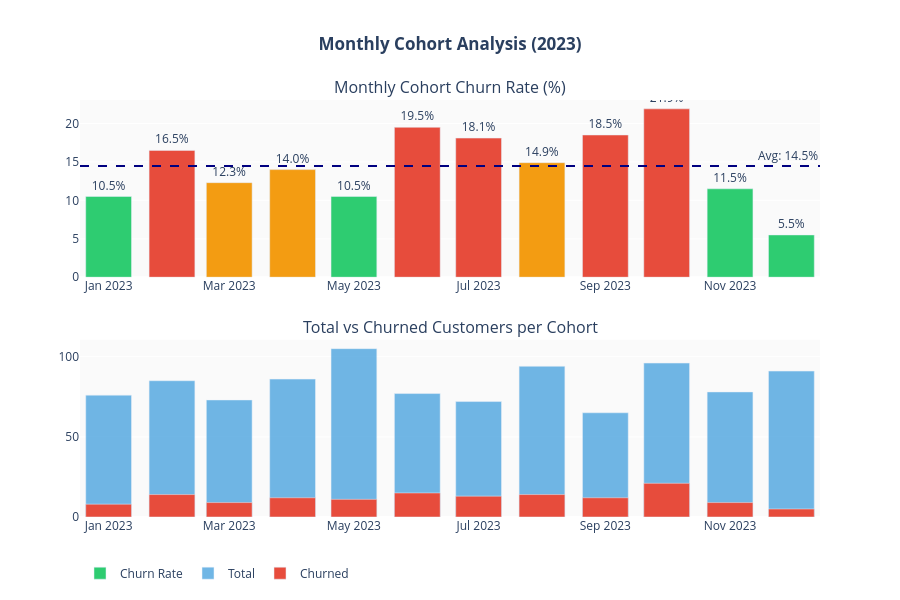

Notebook code cell kept with this figure:
### Markdown cell above
## Monthly Cohort Churn Trend

### Code cell
cohort = df.groupby('Cohort_Month')['Churned'].agg(['sum','count','mean']).reset_index()
cohort.columns = ['Month','Churned','Total','Rate']
cohort['Rate_Pct'] = (cohort['Rate']*100).round(1)
cohort = cohort[cohort['Month'] != '2024-01']

bar_colors = ['#e74c3c' if v > 15 else '#f39c12' if v > 12 else '#2ecc71'
              for v in cohort['Rate_Pct']]

fig = make_subplots(rows=2, cols=1,
    subplot_titles=('Monthly Cohort Churn Rate (%)', 'Total vs Churned Customers per Cohort'),
    vertical_spacing=0.15)

fig.add_trace(go.Bar(
    x=cohort['Month'], y=cohort['Rate_Pct'],
    marker_color=bar_colors,
    text=cohort['Rate_Pct'].astype(str)+'%',
    textposition='outside', name='Churn Rate'
), row=1, col=1)

fig.add_hline(y=cohort['Rate_Pct'].mean(), line_dash='dash', line_color='navy',
              annotation_text=f'Avg: {cohort["Rate_Pct"].mean():.1f}%', row=1, col=1)

fig.add_trace(go.Bar(x=cohort['Month'], y=cohort['Total'],
    marker_color='#3498db', opacity=0.7, name='Total'), row=2, col=1)
fig.add_trace(go.Bar(x=cohort['Month'], y=cohort['Churned'],
    marker_color='#e74c3c', name='Churned'), row=2, col=1)

fig.update_layout(height=600, barmode='overlay',
    title_text='<b>Monthly Cohort Analysis (2023)</b>', title_x=0.5,
    paper_bgcolor='white', plot_bgcolor='#fafafa',
    legend=dict(orientation='h', y=-0.1))
fig.show()

### Figure 1 — Plotly figure (JSON) as saved in the notebook; plotly's stock layout.template omitted (floating-point values rounded to 4 significant figures)
{"data": [{"marker": {"color": ["#2ecc71", "#e74c3c", "#f39c12", "#f39c12", "#2ecc71", "#e74c3c", "#e74c3c", "#f39c12", "#e74c3c", "#e74c3c", "#2ecc71", "#2ecc71"]}, "name": "Churn Rate", "text": ["10.5%", "16.5%", "12.3%", "14.0%", "10.5%", "19.5%", "18.1%", "14.9%", "18.5%", "21.9%", "11.5%", "5.5%"], "textposition": "outside", "type": "bar", "x": ["2023-01", "2023-02", "2023-03", "2023-04", "2023-05", "2023-06", "2023-07", "2023-08", "2023-09", "2023-10", "2023-11", "2023-12"], "xaxis": "x", "y": [10.5, 16.5, 12.3, 14, 10.5, 19.5, 18.1, 14.9, 18.5, 21.9, 11.5, 5.5], "yaxis": "y"}, {"marker": {"color": "#3498db"}, "name": "Total", "opacity": 0.7, "type": "bar", "x": ["2023-01", "2023-02", "2023-03", "2023-04", "2023-05", "2023-06", "2023-07", "2023-08", "2023-09", "2023-10", "2023-11", "2023-12"], "xaxis": "x2", "y": [76, 85, 73, 86, 105, 77, 72, 94, 65, 96, 78, 91], "yaxis": "y2"}, {"marker": {"color": "#e74c3c"}, "name": "Churned", "type": "bar", "x": ["2023-01", "2023-02", "2023-03", "2023-04", "2023-05", "2023-06", "2023-07", "2023-08", "2023-09", "2023-10", "2023-11", "2023-12"], "xaxis": "x2", "y": [8, 14, 9, 12, 11, 15, 13, 14, 12, 21, 9, 5], "yaxis": "y2"}], "layout": {"annotations": [{"font": {"size": 16}, "showarrow": false, "text": "Monthly Cohort Churn Rate (%)", "x": 0.5, "xanchor": "center", "xref": "paper", "y": 1, "yanchor": "bottom", "yref": "paper"}, {"font": {"size": 16}, "showarrow": false, "text": "Total vs Churned Customers per Cohort", "x": 0.5, "xanchor": "center", "xref": "paper", "y": 0.425, "yanchor": "bottom", "yref": "paper"}, {"showarrow": false, "text": "Avg: 14.5%", "x": 1, "xanchor": "right", "xref": "x domain", "y": 14.48, "yanchor": "bottom", "yref": "y"}], "barmode": "overlay", "height": 600, "legend": {"orientation": "h", "y": -0.1}, "paper_bgcolor": "white", "plot_bgcolor": "#fafafa", "shapes": [{"line": {"color": "navy", "dash": "dash"}, "type": "line", "x0": 0, "x1": 1, "xref": "x domain", "y0": 14.48, "y1": 14.48, "yref": "y"}], "title": {"text": "<b>Monthly Cohort Analysis (2023)</b>", "x": 0.5}, "xaxis": {"anchor": "y", "domain": [0, 1]}, "xaxis2": {"anchor": "y2", "domain": [0, 1]}, "yaxis": {"anchor": "x", "domain": [0.575, 1]}, "yaxis2": {"anchor": "x2", "domain": [0, 0.425]}}}
